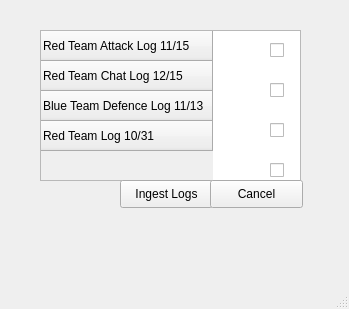
<?xml version="1.0" encoding="UTF-8"?>
<ui version="4.0">
 <class>MainWindow</class>
 <widget class="QMainWindow" name="MainWindow">
  <property name="geometry">
   <rect>
    <x>0</x>
    <y>0</y>
    <width>349</width>
    <height>309</height>
   </rect>
  </property>
  <property name="windowTitle">
   <string>MainWindow</string>
  </property>
  <widget class="QWidget" name="centralwidget">
   <widget class="QTableWidget" name="tableWidget">
    <property name="geometry">
     <rect>
      <x>40</x>
      <y>30</y>
      <width>261</width>
      <height>151</height>
     </rect>
    </property>
    <row>
     <property name="text">
      <string>Red Team Attack Log 11/15</string>
     </property>
    </row>
    <row>
     <property name="text">
      <string>Red Team Chat Log 12/15</string>
     </property>
    </row>
    <row>
     <property name="text">
      <string>Blue Team Defence Log 11/13</string>
     </property>
    </row>
    <row>
     <property name="text">
      <string>Red Team Log 10/31</string>
     </property>
    </row>
   </widget>
   <widget class="QPushButton" name="IngestLogBtn">
    <property name="geometry">
     <rect>
      <x>120</x>
      <y>180</y>
      <width>93</width>
      <height>28</height>
     </rect>
    </property>
    <property name="text">
     <string>Ingest Logs</string>
    </property>
   </widget>
   <widget class="QPushButton" name="CancelBtn">
    <property name="geometry">
     <rect>
      <x>210</x>
      <y>180</y>
      <width>93</width>
      <height>28</height>
     </rect>
    </property>
    <property name="text">
     <string>Cancel</string>
    </property>
   </widget>
   <widget class="QCheckBox" name="checkBox">
    <property name="geometry">
     <rect>
      <x>270</x>
      <y>40</y>
      <width>81</width>
      <height>20</height>
     </rect>
    </property>
    <property name="text">
     <string/>
    </property>
   </widget>
   <widget class="QCheckBox" name="checkBox_2">
    <property name="geometry">
     <rect>
      <x>270</x>
      <y>80</y>
      <width>81</width>
      <height>20</height>
     </rect>
    </property>
    <property name="text">
     <string/>
    </property>
   </widget>
   <widget class="QCheckBox" name="checkBox_3">
    <property name="geometry">
     <rect>
      <x>270</x>
      <y>120</y>
      <width>81</width>
      <height>20</height>
     </rect>
    </property>
    <property name="text">
     <string/>
    </property>
   </widget>
   <widget class="QCheckBox" name="checkBox_4">
    <property name="geometry">
     <rect>
      <x>270</x>
      <y>160</y>
      <width>81</width>
      <height>20</height>
     </rect>
    </property>
    <property name="text">
     <string/>
    </property>
   </widget>
  </widget>
  <widget class="QMenuBar" name="menubar">
   <property name="geometry">
    <rect>
     <x>0</x>
     <y>0</y>
     <width>349</width>
     <height>22</height>
    </rect>
   </property>
  </widget>
  <widget class="QStatusBar" name="statusbar"/>
 </widget>
 <resources/>
 <connections/>
</ui>
